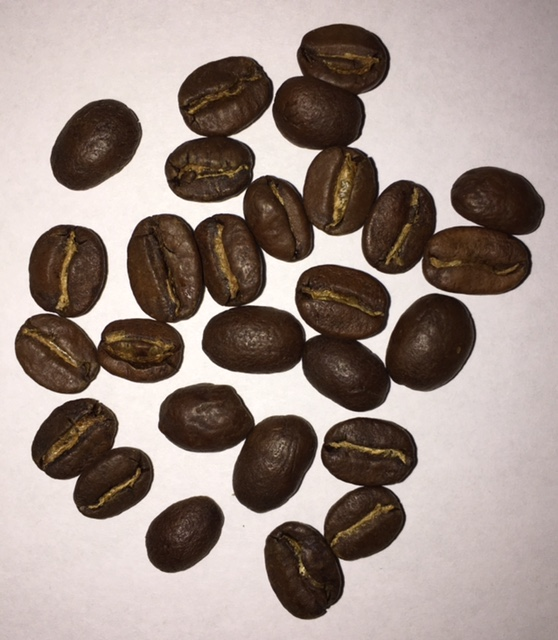
#> input picture E02/data/scene.jpg, 558 x 640 px
$ jupyter execute E02_WS2627_Introduction-ImageVisualization.ipynb
#> lines starting #> are read from the running program, lines starting #| are printed output that depends on the picture; after the words box and inside, x2 and y2 are one past the last pixel; in counts of white or black regions, pixels touching at a corner belong together
# Excercise 02 - Introduction to Python (OpenCV) - Image Visualization

Deadline for the submission: 17.11.2026 at 23.59. Upload a single ZIP file to Stud.IP. Make sure that it is clear, which file presents the solution for which excercise.

# Introduction to OpenCV

### OpenCV (Open Source Computer Vision Library) is a popular C++/Python library for image and video processing and broader computer-vision tasks. It offers hundreds of optimized functions, from simple filtering to modern object detection and tracking, and runs on desktops, mobile devices, and embedded systems.

- Image processing basics: crop, resize, rotate, color conversions (BGR/RGB/HSV), histograms, smoothing/sharpening.

- Edges, shapes, and features: Canny edge detection, contours, Hough lines/circles, and feature descriptors.

- Object & face detection: classical methods (Haar cascades, HOG) and DNN support to run modern detectors like YOLO.

- Video I/O & tracking: read/write camera streams and files; single- and multi-object trackers.

- Optical character recognition pipelines: preprocessing to boost text recognition quality.

- Segmentation: global/adaptive thresholding (we will do this later).

## Use Case 1: Image IO and Color Space

1.1 Describe the difference between BGR, RGB and grayscale color space!

1.2 Fill in the missing code (___) in the Jupyter Notebook to visualize scene.jpg in each color space from task 1.1!

### 1.1 BGR vs RGB vs Grayscale
| | BGR | RGB | Grayscale |
|---|---|---|---|
| Channels | 3 | 3 | 1 |
| Channel order | Blue, Green, Red | Red, Green, Blue | single intensity |
| Array shape | (H, W, 3) | (H, W, 3) | (H, W) |
| Used by | OpenCV (`cv2.imread` default) | Matplotlib, PIL, most other libs | Edge detection, thresholding, etc. |
| Information | Full color | Full color | Color discarded, only brightness kept |
- BGR vs RGB: same data, same color model, only the channel order is swapped (channel 0 and channel 2 exchanged). OpenCV historically uses BGR for legacy camera and file-format reasons (OpenCV docs, cvtColor).
- Consequence: displaying a BGR array with plt.imshow treats channel 0 as red, so red and blue are swapped. That is why img_bgr in your third plot looks off-color. This is intended in the exercise.
- Grayscale: one channel per pixel. OpenCV computes it as Y = 0.299·R + 0.587·G + 0.114·B (same source as above). Green dominates because human vision is most sensitive to it. Storage is 1/3 of a color image.

### 1.2 Code

[cell 1]
import cv2 as cv2
import matplotlib.pyplot as plt
img_path = "./data/scene.jpg"
img_bgr = cv2.imread(img_path)
#> img_bgr is the input picture: shape (640, 558, 3); mean B, G, R 135, 141.8, 157.1
assert img_bgr is not None, f"Please place an image at {img_path}"

img_rgb = cv2.cvtColor(img_bgr, cv2.COLOR_BGR2RGB)
img_gray = cv2.cvtColor(img_bgr, cv2.COLOR_BGR2GRAY)
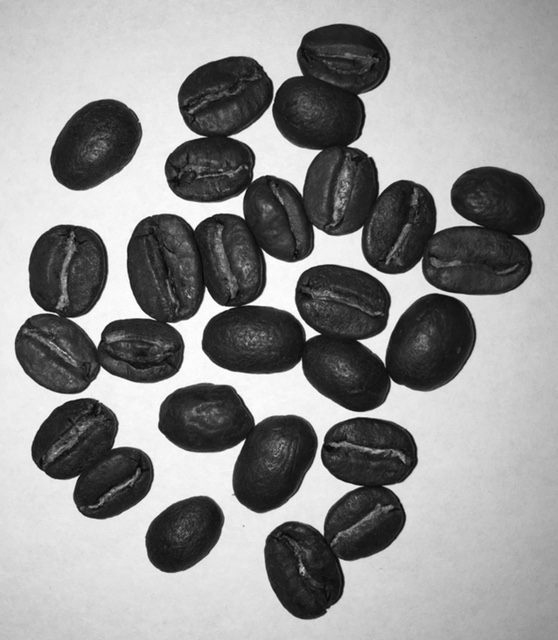
#> img_gray: shape (640, 558); min 6, max 254, mean 145.6

plt.figure(figsize=(15,5))
plt.subplot(1,3,1)
plt.imshow(img_rgb)
plt.title("RGB image")
plt.axis("off")
plt.subplot(1,3,2)
plt.imshow(img_bgr)
plt.title("BGR image")
plt.axis("off")
plt.subplot(1,3,3)
plt.imshow(img_gray, cmap="gray")
plt.title("Grayscale image")
plt.axis("off")
plt.tight_layout()
plt.show()
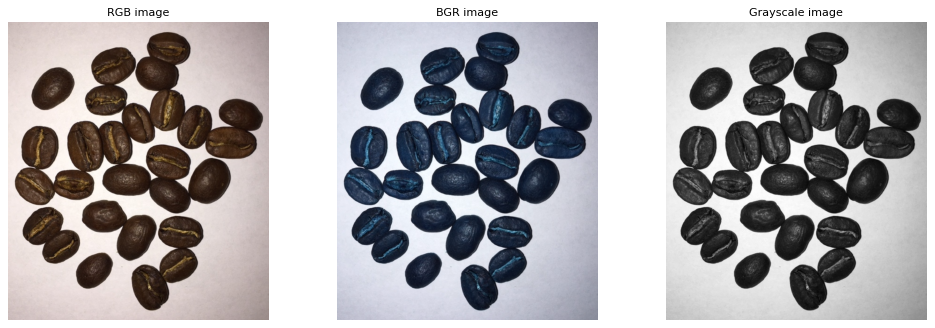
#> figure drawn by matplotlib, 3 panels; B, G, R data is drawn as R, G, B

## Use Case 2: Basic Image Operations

2.1 Fill in the missing code (___) in the Jupyter Notebook (Use Case 2) to recreate the given image (Figure 1: output.png)

<figure>

<figcaption> Figure 1: Different OpenCV functions </figcaption>
</figure>

[cell 2]
import cv2 as cv2
import matplotlib.pyplot as plt
img_path = "./data/scene.jpg"
img_bgr = cv2.imread(img_path)

h, w = img_bgr.shape[:2]
#> h = 640; w = 558


# Resize to half size
half = cv2.resize(img_bgr, (int(w/2),int(h/2)))
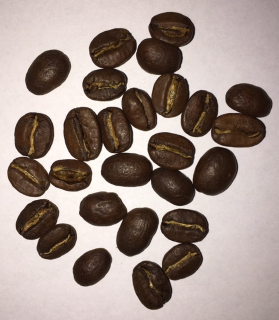
#> half: shape (320, 279, 3); mean B, G, R 135.2, 141.9, 157.2

# # Crop a centered region (quarter size)
y1 = int(h/4)
#> y1 = 160
y2 = int(h* 3/4)
#> y2 = 480
x1 = int(w/4)
#> x1 = 139
x2 = int(w * 3/4)
#> x2 = 418
crop = img_bgr[y1:y2, x1:x2]
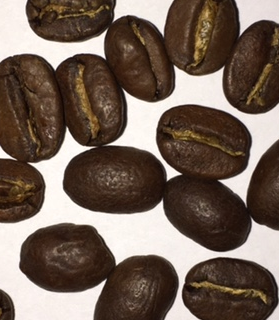
#> crop: shape (320, 279, 3); mean B, G, R 87.2, 98.4, 115.2

# Draw a rectangle and a circle on a copy
drawn = img_bgr.copy()
cv2.rectangle(drawn, (x1,y1),(x2,y2), (0, 255, 0), thickness=2)
cv2.circle(drawn, (int(w/2),int(h/2)), radius=50, color=(255, 0, 0), thickness=2)
cv2.putText(drawn, "Hello OpenCV", (5,30), cv2.FONT_HERSHEY_SIMPLEX, 1.0, (0, 0, 255), 2, cv2.LINE_AA)
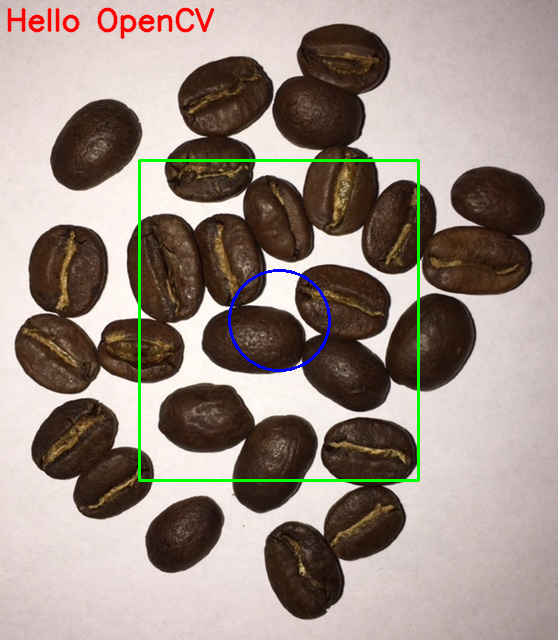
#> drawn: shape (640, 558, 3); mean B, G, R 133.4, 141.9, 155.6

plt.figure(figsize=(15,6))
plt.subplot(1,3,1)
plt.imshow(cv2.cvtColor(half, cv2.COLOR_BGR2RGB))
plt.title("Resized (50%)")
plt.axis("off")
plt.subplot(1,3,2)
plt.imshow(cv2.cvtColor(crop, cv2.COLOR_BGR2RGB))
plt.title("Crop (center)")
plt.axis("off")
plt.subplot(1,3,3)
plt.imshow(cv2.cvtColor(drawn, cv2.COLOR_BGR2RGB))
plt.title("Draw shapes and text")
plt.axis("off")
plt.tight_layout()
plt.show()
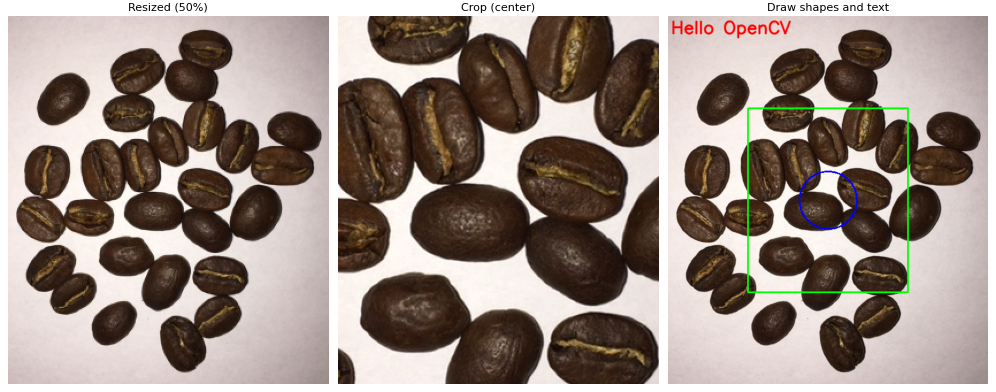
#> figure drawn by matplotlib, 3 panels

## Use Case 3: Video detection

3.1 Use a camera to create a live image or record a video with your Smartphone and try out the Code in this Chapter

3.2 Understand the Code below, investigate the parameters and comment the code it

3.3 Write a few sentences about the idea of the Code in this Chapter

[cell 3]
# Press 'q' in the window to quit.
import cv2

source = "data/video.mp4" # Camera index (0 = default webcam). A string path = video file.
min_area = 800 # Minimum contour area in square pixels. Smaller blobs are treated as noise and ignore. Higher = fewer false boxes, but small objects are missed.
history = 300  # Number of recent frames the model uses to learn the background.
var_threshold = 16 # Squared Mahalanobis distance between a pixel and the background model above which the pixel is called foreground, lower = more sensetive, higher = stricter


cap = cv2.VideoCapture(source) # Opening webcam / file
if not cap.isOpened(): # Fallback if webcam is unavailable
    print("Webcam not available. Trying data/video.mp4...")
    cap = cv2.VideoCapture("data/video.mp4")

if not cap.isOpened():
    print("Could not open any video source. Please add data/video.mp4 or connect a webcam.")
else:
    # MOG2 models every pixel as a mixture of Gaussians and updates it every frame.
    # detectShadows=True: shadoes are labeled gray (127) instead of white (255).
    backsub = cv2.createBackgroundSubtractorMOG2(history=history, varThreshold=var_threshold, detectShadows=True)

    # 3x3 elliptical structuring element for the morphological operations below
    kernel = cv2.getStructuringElement(cv2.MORPH_ELLIPSE, (3,3))

    while True:
        ok, frame = cap.read() # ok becomes False at end of file or camera error, otherwise it returns True
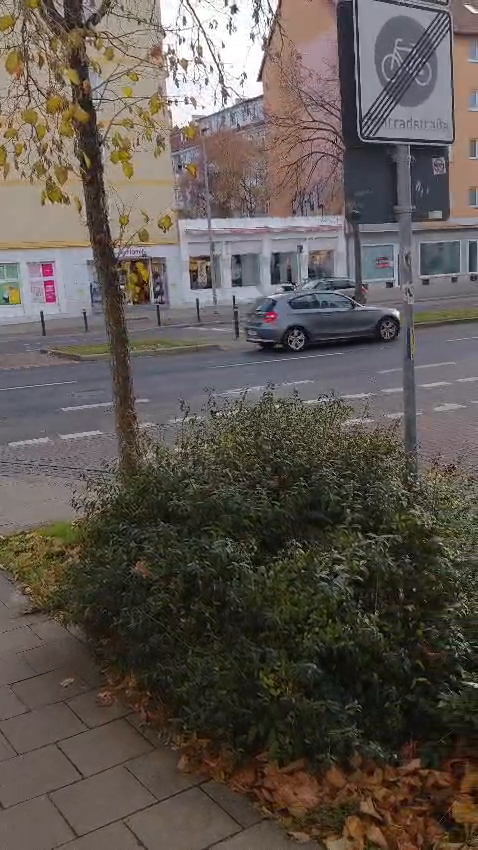
#> input picture frame 22 of E02/data/video.mp4, 478 x 850 px
#> frame is the input picture: shape (850, 478, 3); mean B, G, R 80.5, 86.5, 94.3
        if not ok:
            print("End of stream or cannot read frame.")
            break
        # 1) Compare the frame to the background model and update the model.
        # # Output: 0 = background, 127 = shadow, 255 = foreground.
        fgmask = backsub.apply(frame)
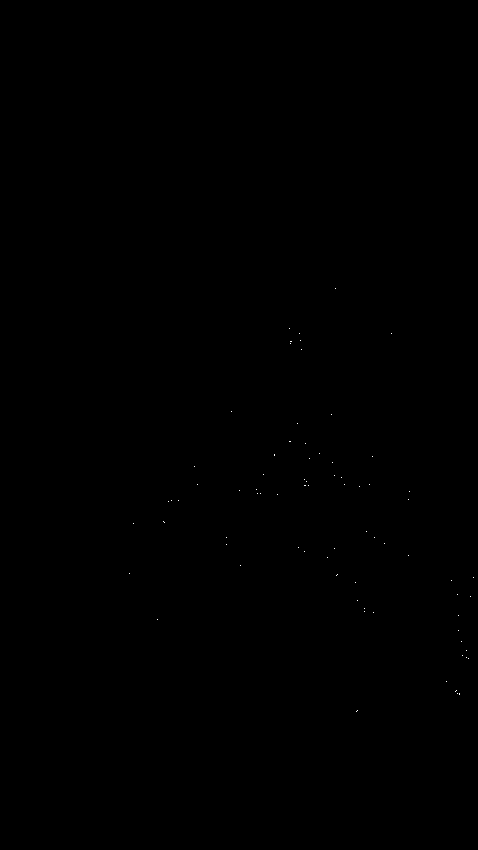
#> fgmask: shape (850, 478); values 127 (black) and 255 (white), 0.02% white in thin lines or dots, all inside (x1, y1, x2, y2) = (129, 288, 474, 712)

        # 2) Opening (erode, then dilate): removes small white noise.
        fgmask = cv2.morphologyEx(fgmask, cv2.MORPH_OPEN, kernel, iterations=1)
#> fgmask: shape (850, 478); every value is 127

        # 3) Closing (dilalte, then erode), 2 passes: fills small black holes inside objects so one object doesn't split into several blobs.
        fgmask = cv2.morphologyEx(fgmask, cv2.MORPH_CLOSE, kernel, iterations=2)

        # 4) Binarize at 200: only pure foreground (255) survives; shadows (127) become 0.
        _, fgmask_bin = cv2.threshold(fgmask, 200, 255, cv2.THRESH_BINARY)
#> fgmask_bin: shape (850, 478); every value is 0

        # 5) Find outlines of white blobs. RETR_EXTERNAL = outer contours only (no holes); CHAIN_APPROX_SIMPLE = score only corner points to save memory.
        contours, _ = cv2.findContours(fgmask_bin, cv2.RETR_EXTERNAL, cv2.CHAIN_APPROX_SIMPLE)
#> contours = []

        for c in contours:
            if cv2.contourArea(c) > min_area: # This ensures small blobs will be ignored
                x,y,w,h = cv2.boundingRect(c) # Smallest upright rectangle around blob
                cv2.rectangle(frame, (x,y), (x+w,y+h), (0,255,0), 2) # Green (BGR), 2 px
#> this loop made 0 passes

        cv2.imshow("Background Subtraction Detection (press q to quit)", frame) # Annotated video

        cv2.imshow("Foreground Mask", fgmask_bin) # Binary mask

        # Wait 1 ms for a key; mask to the lowest 8 bits for cross-platform compatibility
        if cv2.waitKey(1) & 0xFF == ord('q'):
#> (key q is pressed here)
            break

    cap.release() # Free the camera/file
    cv2.destroyAllWindows() # Close all windows
